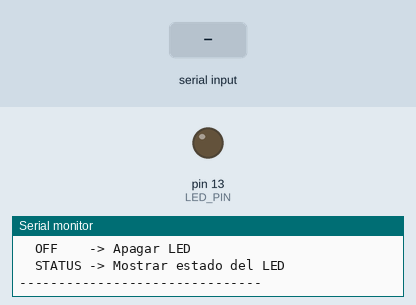
This sketch was run on a simulated Arduino Uno, built with avr-gcc and run on an emulated ATmega328P. Shown: output pins drawn as LEDs (lit = HIGH), the last lines printed to the serial monitor. Inputs (shaded band) come from the test bench.

Above: at 1.8 s.
1.9 s: "ON\n" received over Serial
At 2.9 s:
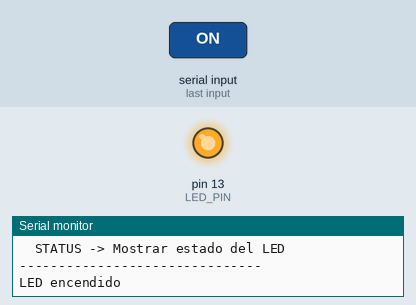
3.4 s: "OFF\n" received over Serial
At 4.0 s:
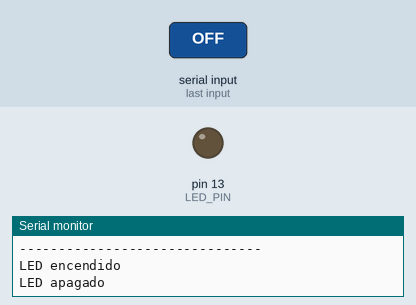
Timing chart, 0 to 6.4 s (numbered marks = the images above; inputs shaded):
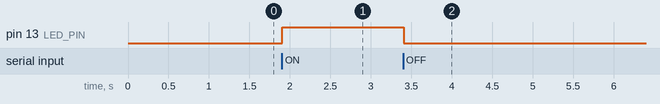

The sketch:

uart_pc_arduino_uno.ino
```cpp
// Práctica: UART PC ↔ Arduino UNO / Nano
// Plataforma: Arduino UNO, Arduino Nano, Arduino R4 WiFi
// Objetivo: Recibir comandos desde el Monitor Serial y controlar un LED.
//
// Notas de la plataforma:
//   - LED integrado en pin 13 (UNO/Nano) o pin 13 (R4 WiFi)
//   - Opera a 5V (UNO/Mega) o 3.3V (R4 WiFi)
//   - Puerto USB-Serial integrado (no necesita chip externo)

const int LED_PIN = 13;  // LED integrado en Arduino UNO / Nano / R4
bool ledState = false;

void setup() {
  pinMode(LED_PIN, OUTPUT);
  digitalWrite(LED_PIN, LOW);

  Serial.begin(9600);   // UNO funciona mejor con 9600; también acepta 115200
  delay(500);

  Serial.println("=== UART PC <-> Arduino UNO ===");
  Serial.println("Comandos disponibles:");
  Serial.println("  ON     -> Encender LED (pin 13)");
  Serial.println("  OFF    -> Apagar LED");
  Serial.println("  STATUS -> Mostrar estado del LED");
  Serial.println("-------------------------------");
}

void loop() {
  if (Serial.available() > 0) {
    String command = Serial.readStringUntil('\n');
    command.trim();
    command.toUpperCase();

    if (command == "ON") {
      ledState = true;
      digitalWrite(LED_PIN, HIGH);
      Serial.println("LED encendido");
    }
    else if (command == "OFF") {
      ledState = false;
      digitalWrite(LED_PIN, LOW);
      Serial.println("LED apagado");
    }
    else if (command == "STATUS") {
      Serial.print("Estado del LED: ");
      Serial.println(ledState ? "ENCENDIDO" : "APAGADO");
    }
    else {
      Serial.print("Comando no reconocido: ");
      Serial.println(command);
      Serial.println("Usa: ON, OFF o STATUS");
    }
  }
}
```

Measured:
- after the input at 1.9 s, pin 13 (LED_PIN): LOW → HIGH at once
- after the input at 3.4 s, pin 13 (LED_PIN): HIGH → LOW at once
